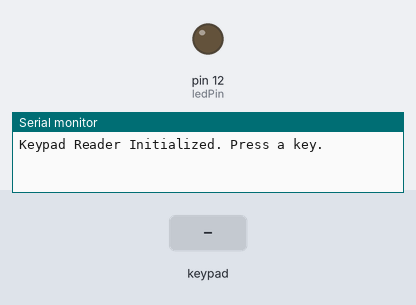
Simulated run of this sketch. Board: Arduino Uno, built with avr-gcc and run on an emulated ATmega328P. On the bench: output pins drawn as LEDs (lit = HIGH), the last lines printed to the serial monitor. The inputs (shaded band) are chosen by the test bench.

Above: at 1.2 s.
1.3 s: keypad keys 1 2 3 # pressed 0.4 s apart
At 3.8 s:
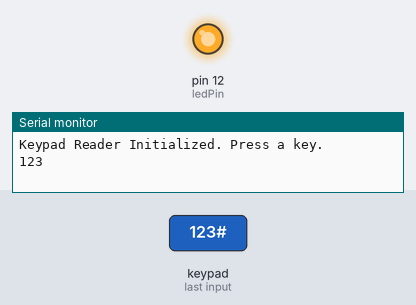
4.4 s: key '#' pressed
At 5.2 s:
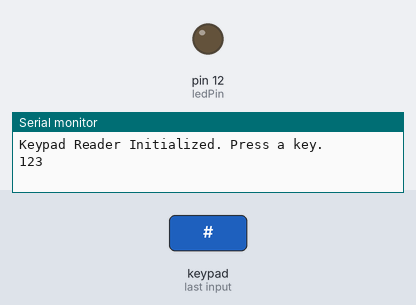
Timing chart, 0 to 7.4 s (numbered marks = the images above; inputs shaded):
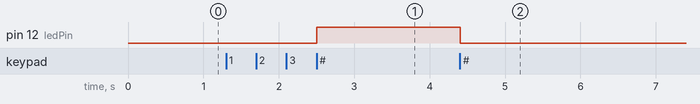

The sketch:

Keypad.ino
```cpp
#include <Keypad.h>
#include <string.h>

const byte ROWS = 4;
const byte COLS = 4;
const int ledPin = 12;
char hexaKeys[ROWS][COLS] = {
  {'1','2','3','A'},
  {'4','5','6','B'},
  {'7','8','9','C'},
  {'*','0','#','D'}
};
byte rowPins[ROWS] = {2,3,4,5};
byte colPins[COLS] = {6,7,8,9};

String pass;

Keypad customKeypad = Keypad(makeKeymap(hexaKeys),rowPins, colPins, ROWS, COLS);

void setup() {
  // put your setup code here, to run once:
  pinMode(ledPin, OUTPUT);
  Serial.begin(9600);
  Serial.println("Keypad Reader Initialized. Press a key.");
}

void loop() {
  // put your main code here, to run repeatedly:
  char customKey = customKeypad.getKey();

  if (customKey) {
    if(customKey == '#') {
      Serial.println(pass);
      if(pass == "123") {
        digitalWrite(ledPin, HIGH);
      } else {
        digitalWrite(ledPin, LOW);
      }
      pass = "";
    } else {
      pass = pass + customKey;
    }

  }


}
```

Measured:
- after the input at 1.3 s, pin 12 (ledPin): LOW → HIGH after 1.2 s
- after the input at 4.4 s, pin 12 (ledPin): HIGH → LOW at once
